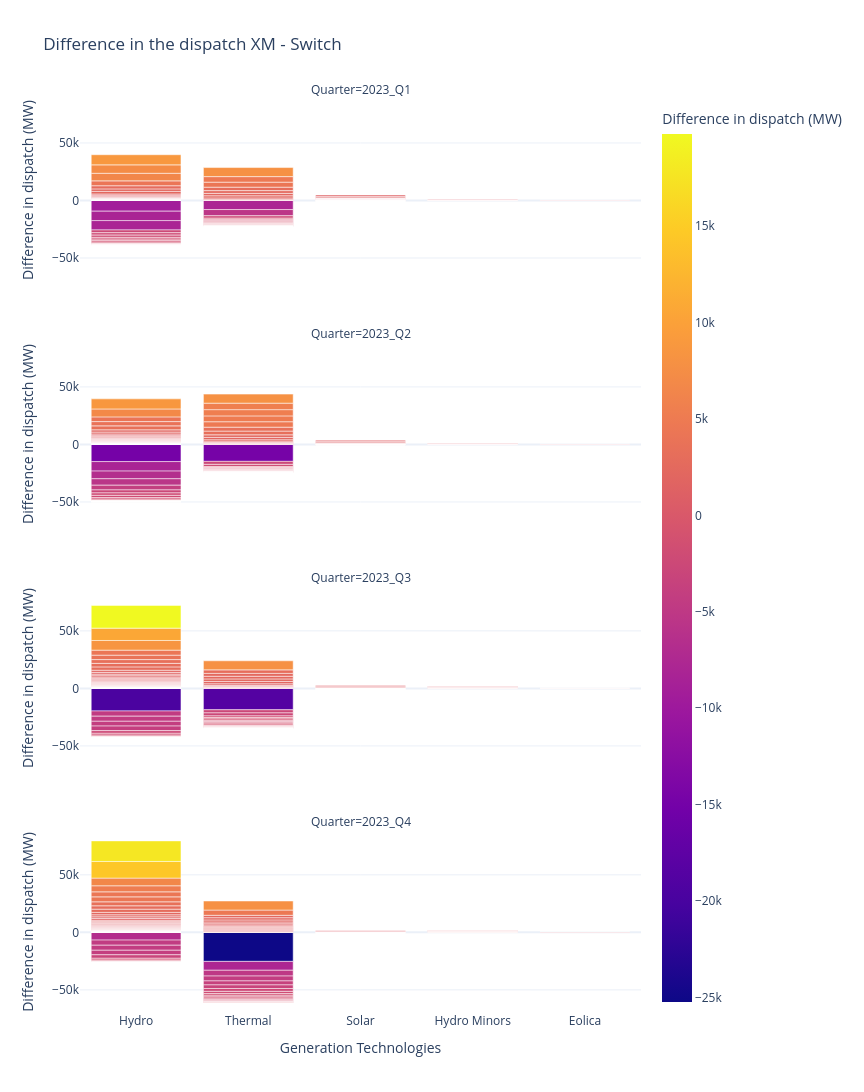

The code cell stored with this chart in its notebook:
### Code cell
difference['diff_switch'] = difference['DispatchGen_MW_x'] - difference['DispatchGen_MW_y']
difference = difference.sort_values(by=['Quarter', 'diff_switch'], ascending=[True, True])

fig = px.bar(
    difference, x="gen_tech", y="diff_switch",
    color='diff_switch',
    barmode='group',
    facet_col='Quarter',
    facet_col_wrap=1,
    hover_name='GENERATION_PROJECT',
    height=279*4, width=216*4,
    title='Difference in the dispatch XM - Switch',
    labels={
        "diff_switch": "Difference in dispatch (MW)",
        "gen_tech": "Generation Technologies"
    },
    template = 'plotly_white'
)

fig.show()

### Figure 1 — Plotly figure (JSON) as saved in the notebook; plotly's stock layout.template omitted (floating-point values rounded to 4 significant figures; data arrays with more than 128 entries replaced by an {"elided": "..."} marker saying what was removed)
{"data": [{"alignmentgroup": "True", "hovertemplate": "<b>%{hovertext}</b><br><br>Quarter=2023_Q1<br>Generation Technologies=%{x}<br>Difference in dispatch (MW)=%{marker.color}<extra></extra>", "hovertext": {"elided": "239 str values"}, "legendgroup": "", "marker": {"color": {"elided": "239 float values"}, "coloraxis": "coloraxis", "pattern": {"shape": ""}}, "name": "", "offsetgroup": "", "orientation": "v", "showlegend": false, "textposition": "auto", "type": "bar", "x": {"elided": "239 str values"}, "xaxis": "x4", "y": {"elided": "239 float values"}, "yaxis": "y4"}, {"alignmentgroup": "True", "hovertemplate": "<b>%{hovertext}</b><br><br>Quarter=2023_Q2<br>Generation Technologies=%{x}<br>Difference in dispatch (MW)=%{marker.color}<extra></extra>", "hovertext": {"elided": "239 str values"}, "legendgroup": "", "marker": {"color": {"elided": "239 float values"}, "coloraxis": "coloraxis", "pattern": {"shape": ""}}, "name": "", "offsetgroup": "", "orientation": "v", "showlegend": false, "textposition": "auto", "type": "bar", "x": {"elided": "239 str values"}, "xaxis": "x3", "y": {"elided": "239 float values"}, "yaxis": "y3"}, {"alignmentgroup": "True", "hovertemplate": "<b>%{hovertext}</b><br><br>Quarter=2023_Q3<br>Generation Technologies=%{x}<br>Difference in dispatch (MW)=%{marker.color}<extra></extra>", "hovertext": {"elided": "239 str values"}, "legendgroup": "", "marker": {"color": {"elided": "239 float values"}, "coloraxis": "coloraxis", "pattern": {"shape": ""}}, "name": "", "offsetgroup": "", "orientation": "v", "showlegend": false, "textposition": "auto", "type": "bar", "x": {"elided": "239 str values"}, "xaxis": "x2", "y": {"elided": "239 float values"}, "yaxis": "y2"}, {"alignmentgroup": "True", "hovertemplate": "<b>%{hovertext}</b><br><br>Quarter=2023_Q4<br>Generation Technologies=%{x}<br>Difference in dispatch (MW)=%{marker.color}<extra></extra>", "hovertext": {"elided": "239 str values"}, "legendgroup": "", "marker": {"color": {"elided": "239 float values"}, "coloraxis": "coloraxis", "pattern": {"shape": ""}}, "name": "", "offsetgroup": "", "orientation": "v", "showlegend": false, "textposition": "auto", "type": "bar", "x": {"elided": "239 str values"}, "xaxis": "x", "y": {"elided": "239 float values"}, "yaxis": "y"}], "layout": {"annotations": [{"font": {}, "showarrow": false, "text": "Quarter=2023_Q4", "x": 0.5, "xanchor": "center", "xref": "paper", "y": 0.1975, "yanchor": "bottom", "yref": "paper"}, {"font": {}, "showarrow": false, "text": "Quarter=2023_Q3", "x": 0.5, "xanchor": "center", "xref": "paper", "y": 0.465, "yanchor": "bottom", "yref": "paper"}, {"font": {}, "showarrow": false, "text": "Quarter=2023_Q2", "x": 0.5, "xanchor": "center", "xref": "paper", "y": 0.7325, "yanchor": "bottom", "yref": "paper"}, {"font": {}, "showarrow": false, "text": "Quarter=2023_Q1", "x": 0.5, "xanchor": "center", "xref": "paper", "y": 1, "yanchor": "bottom", "yref": "paper"}], "barmode": "group", "coloraxis": {"colorbar": {"title": {"text": "Difference in dispatch (MW)"}}, "colorscale": [[0, "#0d0887"], [0.1111, "#46039f"], [0.2222, "#7201a8"], [0.3333, "#9c179e"], [0.4444, "#bd3786"], [0.5556, "#d8576b"], [0.6667, "#ed7953"], [0.7778, "#fb9f3a"], [0.8889, "#fdca26"], [1, "#f0f921"]]}, "height": 1116, "legend": {"tracegroupgap": 0}, "title": {"text": "Difference in the dispatch XM - Switch"}, "width": 864, "xaxis": {"anchor": "y", "domain": [0, 1], "title": {"text": "Generation Technologies"}}, "xaxis2": {"anchor": "y2", "domain": [0, 1], "matches": "x", "showticklabels": false}, "xaxis3": {"anchor": "y3", "domain": [0, 1], "matches": "x", "showticklabels": false}, "xaxis4": {"anchor": "y4", "domain": [0, 1], "matches": "x", "showticklabels": false}, "yaxis": {"anchor": "x", "domain": [0, 0.1975], "title": {"text": "Difference in dispatch (MW)"}}, "yaxis2": {"anchor": "x2", "domain": [0.2675, 0.465], "matches": "y", "title": {"text": "Difference in dispatch (MW)"}}, "yaxis3": {"anchor": "x3", "domain": [0.535, 0.7325], "matches": "y", "title": {"text": "Difference in dispatch (MW)"}}, "yaxis4": {"anchor": "x4", "domain": [0.8025, 1], "matches": "y", "title": {"text": "Difference in dispatch (MW)"}}}}
